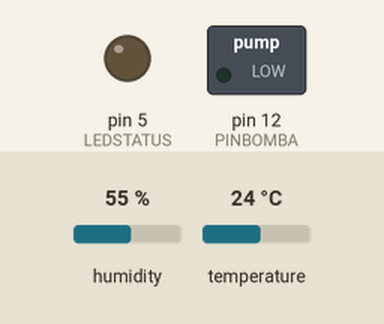
Simulated run of this sketch. Board: Arduino Uno, built with avr-gcc and run on an emulated ATmega328P. Shown: switched loads named in the sketch (green lamp = pin HIGH), output pins drawn as LEDs (lit = HIGH). Inputs (shaded band) come from the test bench; at power-on: humidity 55 %, temperature 24 °C. What the sketch prints to the serial monitor is not drawn.

Above: at 0.1 s.
At 2.4 s:
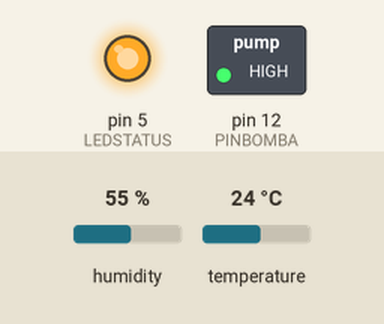
At 82.4 s:
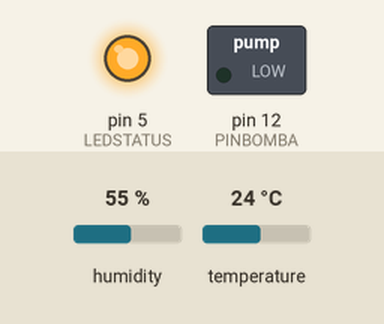
Timing chart, 0 to 83.9 s (numbered marks = the images above):
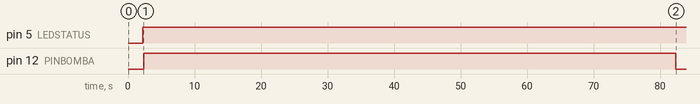

Measured:
- by itself, pin 5 (LEDSTATUS): LOW → HIGH at 2.2 s
- by itself, pin 12 (PINBOMBA): LOW → HIGH at 2.3 s, → LOW 80.0 s later

The sketch:

codigo.ino
```cpp
#include "DHT.h"

#define LEDSTATUS 5  // led de status conectado al pin digital D1 (GPIO5)
#define PINTEMPERATURA 4  // sensor de temperatura conectado al pin digital D2 (GPIO4)
#define PINBOMBA 12 // bomba de agua conectada al pin digital D6 (GPIO12)
#define PINHUMEDAD 0  // sensor de humedad conectado al pin analógico A0
#define INTERVALO 60  // intervalo entre mediciones cuando NO hay que regar (segundos)
#define CONSTANTECAUDAL 50 // constante experimental según la potencia de la bomba y la superficie de riego
#define CONSTANTEABSORCION 10 // constante experimental según el tamaño de la maceta y la evapotranspiración de la planta

DHT dht(PINTEMPERATURA, DHT22);  // inicializo sensor de temperatura ambiente

const int humedadAire = 840;  // valor de humedad calibrado en aire
const int humedadAgua = 470;  // valor de humedad calibrado en agua
int rangoHumedad = humedadAire - humedadAgua;  // rango de humedad calibrado

float temperaturaMedida = 0;
int humedadMedida = 0;  // valor medido de resistividad, inversamente proporcional a la humedad absoluta
int humedadMedidaAbsoluta = 0;  // valor medido de humedad absoluta
int humedadMedidaRelativa = 0;  // valor medido de humedad relativa (porcentaje entre humedadAire y humedadAgua)
int humedadDeseadaRelativa =  80;  // valor esperado de humedad en % siendo 0% = seco (humedadAire) y 100% = humedadAgua)
int diferenciaHumedad = 0;  // valor de error entre humedad medida y humedad deseada

int proximaMedicion = 0;
int duracionBomba = 0;

void esperarTiempo(int tiempo){
  Serial.print("Esperando por ");
  Serial.print(tiempo);
  Serial.print(" segundos hasta la próxima medición...");

  int tiempoTranscurrido = 0;
  while (tiempoTranscurrido < tiempo){
    Serial.print(".");
    delay(1000);
    tiempoTranscurrido++;
  }
}

void setup() {
  pinMode(LEDSTATUS, OUTPUT);
  pinMode(PINTEMPERATURA, INPUT);
  pinMode(PINBOMBA, OUTPUT);

  Serial.begin(9600);  // abro puerto serial con tasa 9600 bps

  Serial.println("");
  Serial.println("");
  Serial.println("    << Sistema de Riego >>    ");
  Serial.println("  Teoría de Control - UTN - FRBA  ");
  Serial.println("Nahuel Oyhanarte <noyhanarte@est.frba.utn.edu.ar>");
  Serial.println("Hernán Domingo <hdomingo@est.frba.utn.edu.ar>");
  Serial.println("Rodrigo De Luca <cdelucagallego@est.frba.utn.edu.ar>");
  Serial.println("Juan Manuel Constenla <juanconstenla@est.frba.utn.edu.ar>");

  Serial.println("");

  dht.begin();
  delay(2000);
}

void loop() {
  Serial.println("");
  digitalWrite(LEDSTATUS, HIGH);

  // mido temperatura ambiente
  temperaturaMedida = dht.readTemperature();

  // registro temperatura ambiente
  if (!isnan(temperaturaMedida)) {
    Serial.print(F("Temperatura: "));
    Serial.print(temperaturaMedida);
    Serial.println(F("°C"));
  } else {
    Serial.println(F("Error al leer del sensor de temperatura."));
    temperaturaMedida = 20;  // valor default en caso de error de medición
  }

  // mido humedad en suelo
  humedadMedida = analogRead(PINHUMEDAD);
  humedadMedidaAbsoluta = 1023 - humedadMedida;
  humedadMedidaRelativa = (humedadMedidaAbsoluta - (1023 - humedadAire)) * 100 / rangoHumedad;

  // registro humedad en suelo
  Serial.print("Humedad medida absoluta: ");
  Serial.println(humedadMedidaAbsoluta);
  Serial.print("Humedad medida relativa: ");
  Serial.println(humedadMedidaRelativa);
  Serial.print("Humedad deseada relativa: ");
  Serial.println(humedadDeseadaRelativa);

  // calculo señal de error
  diferenciaHumedad = humedadDeseadaRelativa - humedadMedidaRelativa;

  if (diferenciaHumedad > 0) {
    Serial.println("Indicación: Hay q regar!");

    // calculo duración de accionamiento de la bomba (segundos)
    duracionBomba = diferenciaHumedad * temperaturaMedida / CONSTANTECAUDAL;

    // activo la bomba (delay requiere milisegundos)
    Serial.print("Regando por ");
    Serial.print(duracionBomba);
    Serial.print(" segundos...");

    digitalWrite(PINBOMBA, HIGH);

    int tiempoRegado = 0;
    while (tiempoRegado < duracionBomba){
      Serial.print(".");
      delay(1000);
      tiempoRegado++;
    }
    Serial.println("");

    digitalWrite(PINBOMBA, LOW);

    // calculo tiempo hasta la próxima medición
    proximaMedicion = duracionBomba * CONSTANTEABSORCION;

    // espero hasta la próxima medición (delay requiere milisegundos)
    esperarTiempo(proximaMedicion);

  } else {
    Serial.println("Indicación: NO hay que regar.");

    // espero intervalo pre-seteado antes de volver a chequear (delay requiere milisegundos)
    esperarTiempo(INTERVALO);

  }
  Serial.println("");
}
```
